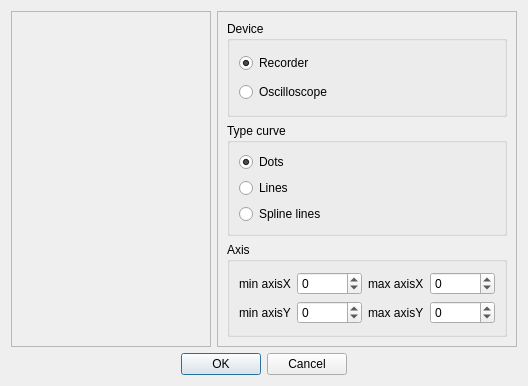
<?xml version="1.0" encoding="UTF-8"?>
<ui version="4.0">
 <class>GrapherBox_Options</class>
 <widget class="QDialog" name="GrapherBox_Options">
  <property name="windowTitle">
   <string>Dialog</string>
  </property>
  <layout class="QVBoxLayout" name="verticalLayout">
   <item>
    <layout class="QHBoxLayout" name="horizontalLayout_2">
     <item>
      <widget class="QScrollArea" name="scrollArea">
       <property name="minimumSize">
        <size>
         <width>200</width>
         <height>0</height>
        </size>
       </property>
       <property name="widgetResizable">
        <bool>true</bool>
       </property>
       <widget class="QWidget" name="scrollAreaWidgetContents">
        <property name="geometry">
         <rect>
          <x>0</x>
          <y>0</y>
          <width>196</width>
          <height>356</height>
         </rect>
        </property>
        <layout class="QVBoxLayout" name="verticalLayout_6">
         <item>
          <layout class="QVBoxLayout" name="color_layout"/>
         </item>
         <item>
          <spacer name="verticalSpacer">
           <property name="orientation">
            <enum>Qt::Vertical</enum>
           </property>
           <property name="sizeHint" stdset="0">
            <size>
             <width>20</width>
             <height>345</height>
            </size>
           </property>
          </spacer>
         </item>
        </layout>
       </widget>
      </widget>
     </item>
     <item>
      <widget class="QFrame" name="frame">
       <property name="frameShape">
        <enum>QFrame::StyledPanel</enum>
       </property>
       <property name="frameShadow">
        <enum>QFrame::Raised</enum>
       </property>
       <layout class="QVBoxLayout" name="verticalLayout_5">
        <item>
         <widget class="QGroupBox" name="groupBox_3">
          <property name="title">
           <string>Device</string>
          </property>
          <layout class="QVBoxLayout" name="verticalLayout_3">
           <item>
            <widget class="QRadioButton" name="rb_recorder">
             <property name="text">
              <string>Recorder</string>
             </property>
             <property name="checked">
              <bool>true</bool>
             </property>
            </widget>
           </item>
           <item>
            <widget class="QRadioButton" name="rb_oscilloscope">
             <property name="text">
              <string>Oscilloscope</string>
             </property>
            </widget>
           </item>
          </layout>
         </widget>
        </item>
        <item>
         <widget class="QGroupBox" name="groupBox_2">
          <property name="title">
           <string>Type curve</string>
          </property>
          <layout class="QVBoxLayout" name="verticalLayout_4">
           <item>
            <widget class="QRadioButton" name="rb_dots">
             <property name="text">
              <string>Dots</string>
             </property>
             <property name="checked">
              <bool>true</bool>
             </property>
            </widget>
           </item>
           <item>
            <widget class="QRadioButton" name="rb_lines">
             <property name="text">
              <string>Lines</string>
             </property>
            </widget>
           </item>
           <item>
            <widget class="QRadioButton" name="rb_spline_lines">
             <property name="text">
              <string>Spline lines</string>
             </property>
            </widget>
           </item>
          </layout>
         </widget>
        </item>
        <item>
         <widget class="QGroupBox" name="groupBox">
          <property name="title">
           <string>Axis</string>
          </property>
          <layout class="QVBoxLayout" name="verticalLayout_2">
           <item>
            <layout class="QGridLayout" name="gridLayout">
             <item row="0" column="3">
              <widget class="QSpinBox" name="sb_maxX">
               <property name="minimum">
                <number>-10000</number>
               </property>
               <property name="maximum">
                <number>10000</number>
               </property>
              </widget>
             </item>
             <item row="0" column="2">
              <widget class="QLabel" name="label_3">
               <property name="text">
                <string>max axisX</string>
               </property>
              </widget>
             </item>
             <item row="1" column="1">
              <widget class="QSpinBox" name="sb_minY">
               <property name="minimum">
                <number>-10000</number>
               </property>
               <property name="maximum">
                <number>10000</number>
               </property>
              </widget>
             </item>
             <item row="1" column="3">
              <widget class="QSpinBox" name="sb_maxY">
               <property name="minimum">
                <number>-10000</number>
               </property>
               <property name="maximum">
                <number>10000</number>
               </property>
              </widget>
             </item>
             <item row="0" column="0">
              <widget class="QLabel" name="label">
               <property name="text">
                <string>min axisX</string>
               </property>
              </widget>
             </item>
             <item row="0" column="1">
              <widget class="QSpinBox" name="sb_minX">
               <property name="minimum">
                <number>-10000</number>
               </property>
               <property name="maximum">
                <number>10000</number>
               </property>
              </widget>
             </item>
             <item row="1" column="0">
              <widget class="QLabel" name="label_2">
               <property name="text">
                <string>min axisY</string>
               </property>
              </widget>
             </item>
             <item row="1" column="2">
              <widget class="QLabel" name="label_4">
               <property name="text">
                <string>max axisY</string>
               </property>
              </widget>
             </item>
            </layout>
           </item>
          </layout>
         </widget>
        </item>
       </layout>
      </widget>
     </item>
    </layout>
   </item>
   <item>
    <widget class="QDialogButtonBox" name="buttonBox">
     <property name="standardButtons">
      <set>QDialogButtonBox::Cancel|QDialogButtonBox::Ok</set>
     </property>
     <property name="centerButtons">
      <bool>true</bool>
     </property>
    </widget>
   </item>
  </layout>
 </widget>
 <tabstops>
  <tabstop>rb_oscilloscope</tabstop>
  <tabstop>sb_minX</tabstop>
  <tabstop>sb_maxX</tabstop>
  <tabstop>sb_minY</tabstop>
  <tabstop>sb_maxY</tabstop>
 </tabstops>
 <resources/>
 <connections/>
</ui>
